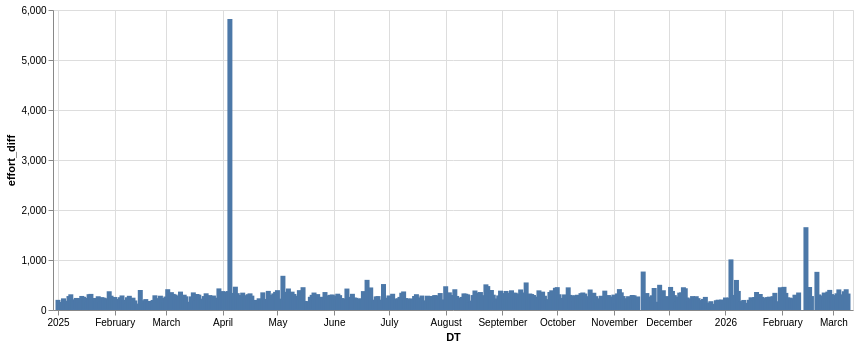

Write notebook code for a chart like this one.
### Code cell
alt.Chart(
    dfp,
    width=800
).mark_bar(
).encode(
    alt.X('DT:T'),
    alt.Y('effort_diff:Q')
)

### Figure 1 — Vega-Lite specification as saved in the notebook (floating-point values rounded to 4 significant figures; data arrays with more than 128 entries replaced by an {"elided": "..."} marker saying what was removed)
{"config": {"view": {"continuousWidth": 300, "continuousHeight": 300}}, "data": {"name": "data-069bd4cd69fc4a9350aae0161606be73"}, "mark": {"type": "bar"}, "encoding": {"x": {"field": "DT", "type": "temporal"}, "y": {"field": "effort_diff", "type": "quantitative"}}, "width": 800, "$schema": "https://vega.github.io/schema/vega-lite/v6.1.0.json", "datasets": {"data-069bd4cd69fc4a9350aae0161606be73": {"elided": "413 records"}}}
